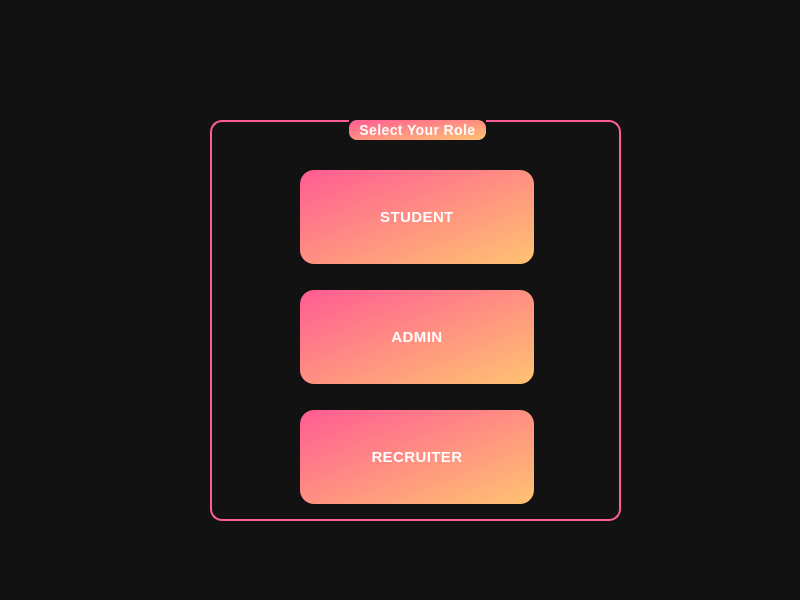
<?xml version="1.0" encoding="UTF-8"?>
<ui version="4.0">
 <class>MainWindow</class>
 <widget class="QMainWindow" name="MainWindow">
  <property name="geometry">
   <rect>
    <x>0</x>
    <y>0</y>
    <width>800</width>
    <height>600</height>
   </rect>
  </property>
  <property name="windowTitle">
   <string>MainWindow</string>
  </property>
  <property name="styleSheet">
   <string notr="true">/* Main Window Background */
QWidget {
    background-color: #121212;
    color: #e0e0e0;
    font-family: 'Poppins', 'Segoe UI', sans-serif;
    font-size: 15px;
    letter-spacing: 0.4px;
    padding: 10px;
}

/* Labels */
QLabel {
    font-size: 17px;
    color: #ffffff;
    font-weight: 500;
}

/* Buttons */
QPushButton {
    background: qlineargradient(x1:0, y1:0, x2:1, y2:1, stop:0 #ff5c93, stop:1 #ffc371);
    border: none;
    border-radius: 14px;
    color: white;
    font-size: 15px;
    font-weight: bold;
    padding: 10px 22px;
    min-width: 120px;
    box-shadow: 0px 3px 8px rgba(0, 0, 0, 0.2);
    transition: all 0.25s;
}

QPushButton:hover {
    background: qlineargradient(x1:0, y1:0, x2:1, y2:1, stop:0 #ffc371, stop:1 #ff5c93);
    box-shadow: 0px 5px 12px rgba(255, 92, 147, 0.5);
}

QPushButton:pressed {
    background: qlineargradient(x1:0, y1:0, x2:1, y2:1, stop:0 #e34e82, stop:1 #ff9f57);
    transform: translateY(2px);
}

/* ComboBox */
QComboBox {
    background-color: #1f1f1f;
    border: 2px solid #ff5c93;
    border-radius: 10px;
    color: white;
    padding: 6px 12px;
    font-size: 14px;
}

QComboBox::drop-down {
    subcontrol-origin: padding;
    subcontrol-position: top right;
    width: 18px;
    background-color: #ff5c93;
    border-top-right-radius: 10px;
    border-bottom-right-radius: 10px;
}

QComboBox QAbstractItemView {
    background-color: #1f1f1f;
    color: #ffffff;
    selection-background-color: #ff5c93;
    border-radius: 8px;
}

/* LineEdit */
QLineEdit {
    background-color: #1f1f1f;
    border: 2px solid #ff5c93;
    border-radius: 10px;
    color: white;
    font-size: 14px;
    padding: 8px 12px;
}

/* Checkboxes */
QCheckBox {
    color: #ffffff;
    font-size: 14px;
}

QCheckBox::indicator {
    width: 18px;
    height: 18px;
    border: 2px solid #ff5c93;
    border-radius: 4px;
    background-color: transparent;
    transition: background-color 0.25s;
}

QCheckBox::indicator:checked {
    background-color: #ff5c93;
    border: 2px solid #ff9f57;
}

/* ScrollBar */
QScrollBar:vertical {
    background: #1f1f1f;
    width: 12px;
    margin: 4px;
    border-radius: 6px;
}

QScrollBar::handle:vertical {
    background: #ff5c93;
    border-radius: 6px;
    min-height: 20px;
}

QScrollBar::add-line, QScrollBar::sub-line {
    background: none;
}

/* Table Widget */
QTableWidget {
    background-color: #1f1f1f;
    border: 2px solid #ff5c93;
    color: #ffffff;
    font-size: 14px;
    gridline-color: #ff5c93;
}

QHeaderView::section {
    background-color: #ff5c93;
    color: white;
    padding: 6px;
    border: none;
}

/* Tooltips */
QToolTip {
    background-color: #ff5c93;
    color: white;
    padding: 6px;
    border-radius: 8px;
}

</string>
  </property>
  <widget class="QWidget" name="centralwidget">
   <widget class="QGroupBox" name="groupBox">
    <property name="geometry">
     <rect>
      <x>210</x>
      <y>100</y>
      <width>411</width>
      <height>401</height>
     </rect>
    </property>
    <property name="styleSheet">
     <string notr="true">QGroupBox {
    border: 2px solid #ff5c93;
    border-radius: 12px;
    margin-top: 1ex;
    padding-top: 10px;
    padding-bottom: 10px;
    color: white;
    font: bold 14px;
}

QGroupBox::title {
    border-radius: 8px;
    background-color: qlineargradient(x1:0, y1:0, x2:1, y2:1, stop:0 #ff5c93, stop:1 #ffc371);
    subcontrol-origin: margin;
    subcontrol-position: top center;
    padding: 2px 8px;
    color: white;
    font-size: 16px;
}
</string>
    </property>
    <property name="title">
     <string>Select Your Role</string>
    </property>
    <widget class="QPushButton" name="pushButton_2">
     <property name="geometry">
      <rect>
       <x>90</x>
       <y>170</y>
       <width>234</width>
       <height>94</height>
      </rect>
     </property>
     <property name="styleSheet">
      <string notr="true">/* Main Window Background */
QWidget {
    background-color: #121212;
    color: #e0e0e0;
    font-family: 'Poppins', 'Segoe UI', sans-serif;
    font-size: 15px;
    letter-spacing: 0.4px;
    padding: 10px;
}

/* Labels */
QLabel {
    font-size: 17px;
    color: #ffffff;
    font-weight: 500;
}

/* Buttons */
QPushButton {
    background: qlineargradient(x1:0, y1:0, x2:1, y2:1, stop:0 #ff5c93, stop:1 #ffc371);
    border: none;
    border-radius: 14px;
    color: white;
    font-size: 15px;
    font-weight: bold;
    padding: 10px 22px;
    min-width: 120px;
    box-shadow: 0px 3px 8px rgba(0, 0, 0, 0.2);
    transition: all 0.25s;
}

QPushButton:hover {
    background: qlineargradient(x1:0, y1:0, x2:1, y2:1, stop:0 #ffc371, stop:1 #ff5c93);
    box-shadow: 0px 5px 12px rgba(255, 92, 147, 0.5);
}

QPushButton:pressed {
    background: qlineargradient(x1:0, y1:0, x2:1, y2:1, stop:0 #e34e82, stop:1 #ff9f57);
    transform: translateY(2px);
}

/* ComboBox */
QComboBox {
    background-color: #1f1f1f;
    border: 2px solid #ff5c93;
    border-radius: 10px;
    color: white;
    padding: 6px 12px;
    font-size: 14px;
}

QComboBox::drop-down {
    subcontrol-origin: padding;
    subcontrol-position: top right;
    width: 18px;
    background-color: #ff5c93;
    border-top-right-radius: 10px;
    border-bottom-right-radius: 10px;
}

QComboBox QAbstractItemView {
    background-color: #1f1f1f;
    color: #ffffff;
    selection-background-color: #ff5c93;
    border-radius: 8px;
}

/* LineEdit */
QLineEdit {
    background-color: #1f1f1f;
    border: 2px solid #ff5c93;
    border-radius: 10px;
    color: white;
    font-size: 14px;
    padding: 8px 12px;
}

/* Checkboxes */
QCheckBox {
    color: #ffffff;
    font-size: 14px;
}

QCheckBox::indicator {
    width: 18px;
    height: 18px;
    border: 2px solid #ff5c93;
    border-radius: 4px;
    background-color: transparent;
    transition: background-color 0.25s;
}

QCheckBox::indicator:checked {
    background-color: #ff5c93;
    border: 2px solid #ff9f57;
}

/* ScrollBar */
QScrollBar:vertical {
    background: #1f1f1f;
    width: 12px;
    margin: 4px;
    border-radius: 6px;
}

QScrollBar::handle:vertical {
    background: #ff5c93;
    border-radius: 6px;
    min-height: 20px;
}

QScrollBar::add-line, QScrollBar::sub-line {
    background: none;
}

/* Table Widget */
QTableWidget {
    background-color: #1f1f1f;
    border: 2px solid #ff5c93;
    color: #ffffff;
    font-size: 14px;
    gridline-color: #ff5c93;
}

QHeaderView::section {
    background-color: #ff5c93;
    color: white;
    padding: 6px;
    border: none;
}

/* Tooltips */
QToolTip {
    background-color: #ff5c93;
    color: white;
    padding: 6px;
    border-radius: 8px;
}
</string>
     </property>
     <property name="text">
      <string>ADMIN</string>
     </property>
    </widget>
    <widget class="QPushButton" name="pushButton_3">
     <property name="geometry">
      <rect>
       <x>90</x>
       <y>290</y>
       <width>234</width>
       <height>94</height>
      </rect>
     </property>
     <property name="styleSheet">
      <string notr="true">/* Main Window Background */
QWidget {
    background-color: #121212;
    color: #e0e0e0;
    font-family: 'Poppins', 'Segoe UI', sans-serif;
    font-size: 15px;
    letter-spacing: 0.4px;
    padding: 10px;
}

/* Labels */
QLabel {
    font-size: 17px;
    color: #ffffff;
    font-weight: 500;
}

/* Buttons */
QPushButton {
    background: qlineargradient(x1:0, y1:0, x2:1, y2:1, stop:0 #ff5c93, stop:1 #ffc371);
    border: none;
    border-radius: 14px;
    color: white;
    font-size: 15px;
    font-weight: bold;
    padding: 10px 22px;
    min-width: 120px;
    box-shadow: 0px 3px 8px rgba(0, 0, 0, 0.2);
    transition: all 0.25s;
}

QPushButton:hover {
    background: qlineargradient(x1:0, y1:0, x2:1, y2:1, stop:0 #ffc371, stop:1 #ff5c93);
    box-shadow: 0px 5px 12px rgba(255, 92, 147, 0.5);
}

QPushButton:pressed {
    background: qlineargradient(x1:0, y1:0, x2:1, y2:1, stop:0 #e34e82, stop:1 #ff9f57);
    transform: translateY(2px);
}

/* ComboBox */
QComboBox {
    background-color: #1f1f1f;
    border: 2px solid #ff5c93;
    border-radius: 10px;
    color: white;
    padding: 6px 12px;
    font-size: 14px;
}

QComboBox::drop-down {
    subcontrol-origin: padding;
    subcontrol-position: top right;
    width: 18px;
    background-color: #ff5c93;
    border-top-right-radius: 10px;
    border-bottom-right-radius: 10px;
}

QComboBox QAbstractItemView {
    background-color: #1f1f1f;
    color: #ffffff;
    selection-background-color: #ff5c93;
    border-radius: 8px;
}

/* LineEdit */
QLineEdit {
    background-color: #1f1f1f;
    border: 2px solid #ff5c93;
    border-radius: 10px;
    color: white;
    font-size: 14px;
    padding: 8px 12px;
}

/* Checkboxes */
QCheckBox {
    color: #ffffff;
    font-size: 14px;
}

QCheckBox::indicator {
    width: 18px;
    height: 18px;
    border: 2px solid #ff5c93;
    border-radius: 4px;
    background-color: transparent;
    transition: background-color 0.25s;
}

QCheckBox::indicator:checked {
    background-color: #ff5c93;
    border: 2px solid #ff9f57;
}

/* ScrollBar */
QScrollBar:vertical {
    background: #1f1f1f;
    width: 12px;
    margin: 4px;
    border-radius: 6px;
}

QScrollBar::handle:vertical {
    background: #ff5c93;
    border-radius: 6px;
    min-height: 20px;
}

QScrollBar::add-line, QScrollBar::sub-line {
    background: none;
}

/* Table Widget */
QTableWidget {
    background-color: #1f1f1f;
    border: 2px solid #ff5c93;
    color: #ffffff;
    font-size: 14px;
    gridline-color: #ff5c93;
}

QHeaderView::section {
    background-color: #ff5c93;
    color: white;
    padding: 6px;
    border: none;
}

/* Tooltips */
QToolTip {
    background-color: #ff5c93;
    color: white;
    padding: 6px;
    border-radius: 8px;
}
</string>
     </property>
     <property name="text">
      <string>RECRUITER</string>
     </property>
    </widget>
    <widget class="QPushButton" name="pushButton">
     <property name="geometry">
      <rect>
       <x>90</x>
       <y>50</y>
       <width>234</width>
       <height>94</height>
      </rect>
     </property>
     <property name="styleSheet">
      <string notr="true">/* Main Window Background */
QWidget {
    background-color: #121212;
    color: #e0e0e0;
    font-family: 'Poppins', 'Segoe UI', sans-serif;
    font-size: 15px;
    letter-spacing: 0.4px;
    padding: 10px;
}

/* Labels */
QLabel {
    font-size: 17px;
    color: #ffffff;
    font-weight: 500;
}

/* Buttons */
QPushButton {
    background: qlineargradient(x1:0, y1:0, x2:1, y2:1, stop:0 #ff5c93, stop:1 #ffc371);
    border: none;
    border-radius: 14px;
    color: white;
    font-size: 15px;
    font-weight: bold;
    padding: 10px 22px;
    min-width: 120px;
    box-shadow: 0px 3px 8px rgba(0, 0, 0, 0.2);
    transition: all 0.25s;
}

QPushButton:hover {
    background: qlineargradient(x1:0, y1:0, x2:1, y2:1, stop:0 #ffc371, stop:1 #ff5c93);
    box-shadow: 0px 5px 12px rgba(255, 92, 147, 0.5);
}

QPushButton:pressed {
    background: qlineargradient(x1:0, y1:0, x2:1, y2:1, stop:0 #e34e82, stop:1 #ff9f57);
    transform: translateY(2px);
}

/* ComboBox */
QComboBox {
    background-color: #1f1f1f;
    border: 2px solid #ff5c93;
    border-radius: 10px;
    color: white;
    padding: 6px 12px;
    font-size: 14px;
}

QComboBox::drop-down {
    subcontrol-origin: padding;
    subcontrol-position: top right;
    width: 18px;
    background-color: #ff5c93;
    border-top-right-radius: 10px;
    border-bottom-right-radius: 10px;
}

QComboBox QAbstractItemView {
    background-color: #1f1f1f;
    color: #ffffff;
    selection-background-color: #ff5c93;
    border-radius: 8px;
}

/* LineEdit */
QLineEdit {
    background-color: #1f1f1f;
    border: 2px solid #ff5c93;
    border-radius: 10px;
    color: white;
    font-size: 14px;
    padding: 8px 12px;
}

/* Checkboxes */
QCheckBox {
    color: #ffffff;
    font-size: 14px;
}

QCheckBox::indicator {
    width: 18px;
    height: 18px;
    border: 2px solid #ff5c93;
    border-radius: 4px;
    background-color: transparent;
    transition: background-color 0.25s;
}

QCheckBox::indicator:checked {
    background-color: #ff5c93;
    border: 2px solid #ff9f57;
}

/* ScrollBar */
QScrollBar:vertical {
    background: #1f1f1f;
    width: 12px;
    margin: 4px;
    border-radius: 6px;
}

QScrollBar::handle:vertical {
    background: #ff5c93;
    border-radius: 6px;
    min-height: 20px;
}

QScrollBar::add-line, QScrollBar::sub-line {
    background: none;
}

/* Table Widget */
QTableWidget {
    background-color: #1f1f1f;
    border: 2px solid #ff5c93;
    color: #ffffff;
    font-size: 14px;
    gridline-color: #ff5c93;
}

QHeaderView::section {
    background-color: #ff5c93;
    color: white;
    padding: 6px;
    border: none;
}

/* Tooltips */
QToolTip {
    background-color: #ff5c93;
    color: white;
    padding: 6px;
    border-radius: 8px;
}
</string>
     </property>
     <property name="text">
      <string>STUDENT</string>
     </property>
    </widget>
   </widget>
  </widget>
  <widget class="QMenuBar" name="menubar">
   <property name="geometry">
    <rect>
     <x>0</x>
     <y>0</y>
     <width>800</width>
     <height>45</height>
    </rect>
   </property>
  </widget>
  <widget class="QStatusBar" name="statusbar"/>
 </widget>
 <resources/>
 <connections/>
</ui>
